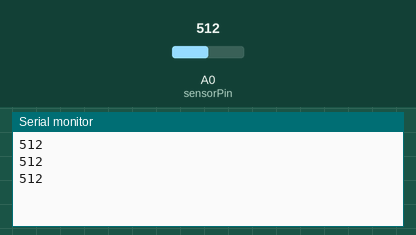
Simulated run of this sketch. Board: Arduino Uno, built with avr-gcc and run on an emulated ATmega328P. Shown: the last lines printed to the serial monitor. The test bench sets the inputs (shaded band); at power-on: A0 (sensorPin) = 512.

Above: at 1.3 s.
1.4 s: A0 (sensorPin) set to 716
At 1.9 s:
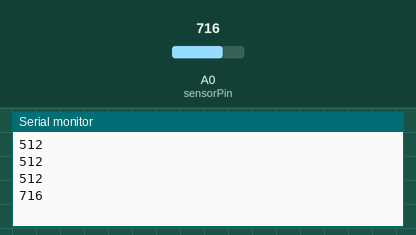
2.9 s: A0 (sensorPin) set to 900
At 3.4 s:
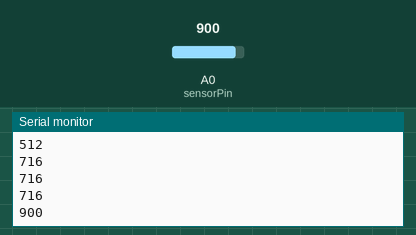
Timing chart, 0 to 5.9 s (numbered marks = the images above; inputs shaded):
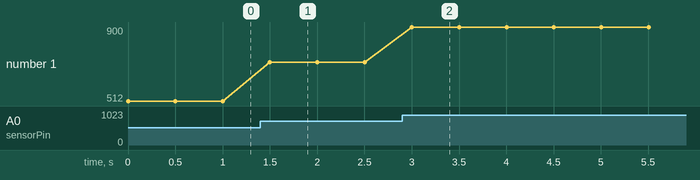

Measured:
- after the input at 1.4 s, the serial monitor: prints a new line after 0.10 s (image 1)
- after the input at 2.9 s, the serial monitor: prints a new line after 0.10 s (image 2)
- plotted number 1: 512 → 716 after the input at 1.4 s, 716 → 900 after the input at 2.9 s

The sketch:

arduinoLDRFuncional.ino
```cpp
int sensorValue = 0;
int sensorPin = A0;

void setup() {
  // put your setup code here, to run once:
  Serial.begin(9600);
}

void loop() {
  // put your main code here, to run repeatedly:
  sensorValue = analogRead(sensorPin);
  Serial.println(sensorValue);
  delay(500);
}
```
